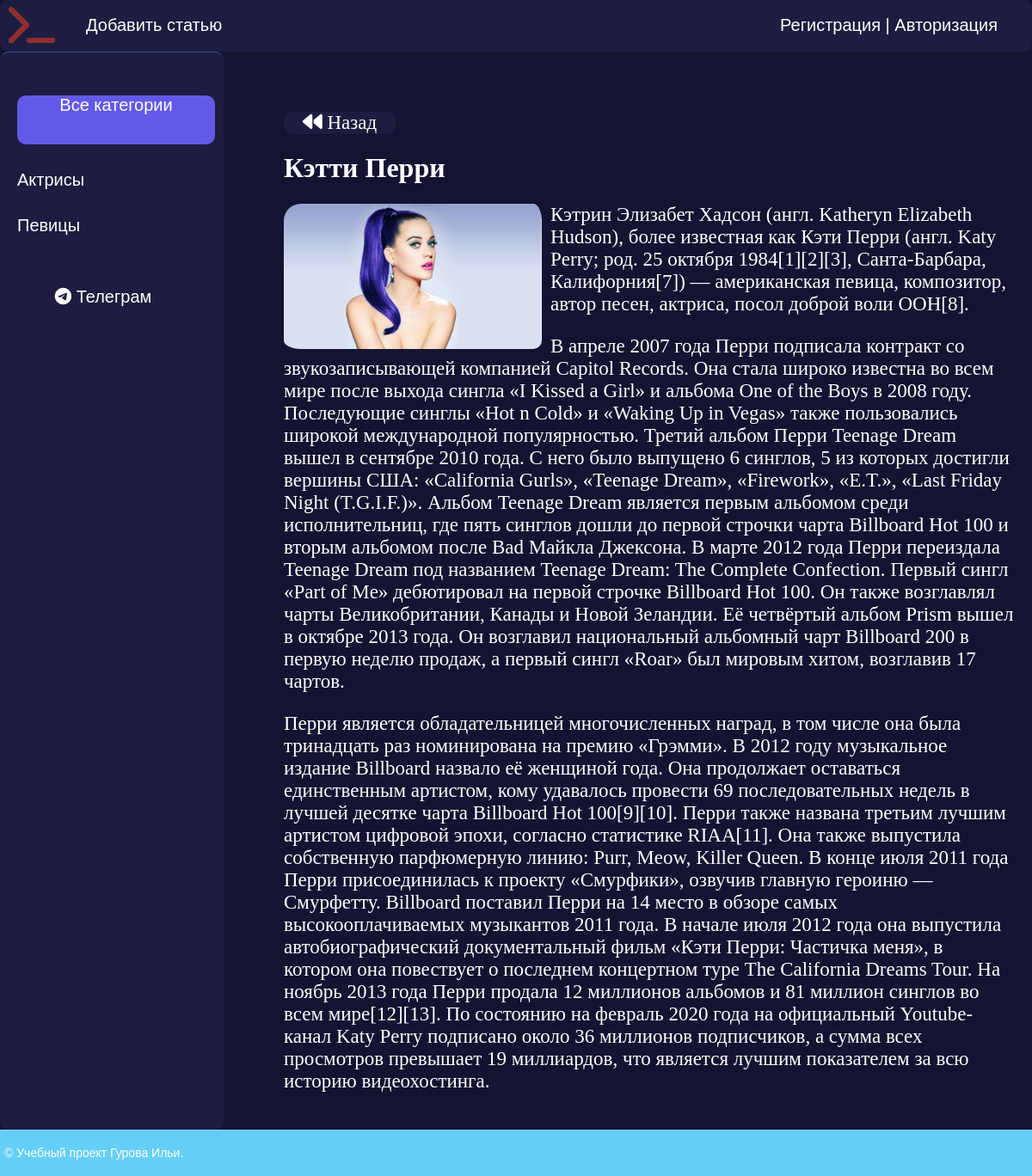
Screenshot of /post/ketti-perri/ with the database file from the repository.
### women/models.py (models this page shows, shortened)
class Category(models.Model):
    name = models.CharField(max_length=100, db_index=True, verbose_name='Категория')
    slug = models.SlugField(max_length=255, unique=True, db_index=True, verbose_name='URL')
    def get_absolute_url(self):
        return reverse('category', kwargs={'cat_slug': self.slug})
    class Meta:
        verbose_name = 'Категорию'
        verbose_name_plural = 'Категории'
        ordering = ['id']

class Women(models.Model):
    title = models.CharField(max_length=255, verbose_name='Заголовок')
    slug = models.SlugField(max_length=255, unique=True, db_index=True, verbose_name='URL')
    content = models.TextField(blank=True,verbose_name='Содержание статьи')
    photo = models.ImageField(upload_to="photos/%Y/%m/%d/", verbose_name='Фото')
    time_create = models.DateTimeField(auto_now_add=True, verbose_name='Время публикации')
    time_update = models.DateTimeField(auto_now=True, verbose_name='Время редактирования')
    is_published = models.BooleanField(default=True,verbose_name='Публикация')
    cat = models.ForeignKey('Category', on_delete=models.PROTECT, verbose_name='Категория')
    author = models.ForeignKey(User, on_delete=models.CASCADE, verbose_name='Автор')
    def __str__(self):
        return self.title
    class Meta:
        verbose_name = 'Известная женщина'
        verbose_name_plural = 'Известные женщины'
        ordering = ['-time_create']

### women/views.py (the view)
# urls.py: path('post/<slug:post_slug>/', ShowPost.as_view(), name='post'),
class ShowPost(DataMixin, DetailView):
    model = Women
    template_name = 'women/post.html'
    slug_url_kwarg = 'post_slug'
    context_object_name = 'post'
    def get_context_data(self, *, object_list=None, **kwargs):
        context = super().get_context_data(**kwargs)
        c_def = self.get_user_context(title=context['post'])
        return {**context, **c_def}

### women/utils.py (called while the page is built)
    def get_user_context(self,**kwargs):
        context = kwargs
        cats = Category.objects.annotate(Count('women'))
        user_menu = menu.copy()
        if not self.request.user.is_authenticated:
            user_menu.pop(1)
        context['menu'] = user_menu
        context['cats'] = cats
        if 'cat_selected' not in context:
            context['cat_selected'] = 0
        return context

### women/templates/women/post.html (shortened to what this page needs)
{% extends 'women/base.html' %}
{% block content %}
    <a href="{{request.META.HTTP_REFERER}}" id="back-button"><i class="fa-solid fa-backward" style="color: #ffffff;"></i> Назад</a>
    <h1>{{post.title}}</h1>
    {% if post.photo %}
        <p><img class="img-article-left" src="{{ post.photo.url }}"></p>
    {% endif %}
    {{ post.content|linebreaks }}
{% endblock %}

### women/templates/women/base.html (shortened to what this page needs)
{% load static %}
{% load women_tags %}
<!DOCTYPE html>
<html>
<head>
	<link type="text/css" href="{% static 'women/css/styles.css' %}" rel="stylesheet" />
</head>
<body>
<table class="table-page" border=0 cellpadding="0" cellspacing="0">
<tr><td valign=top>
{% block mainmenu %}
		<div class="header">
			<ul id="mainmenu" class="mainmenu">
			<li class="logo"><a href="{% url 'home' %}"><div class="logo"></div></a></li>
{% for m in menu %}
		<li><a href="{% url m.url_name %}">{{m.title}}</a></li>
{% endfor %}
			{% if request.user.is_authenticated %}
				<li class="last">{{ user.username }} | <a href="{%url 'logout'%}">Выйти</a></li>
			{% else %}
				<li	class="last"><a href="{% url 'register' %}">Регистрация</a> | <a href="{% url 'login' %}">Авторизация</a></li>
			{% endif %}
			</ul>
		</div>
{% endblock mainmenu %}
<table class="table-content" border=0 cellpadding="0" cellspacing="0">
<tr>
	<td valign="top" class="left-chapters">
	<ul id="leftchapters">
	{% if cat_selected == 0 %}
		<li class="selected">Все категории</li>
	{% else %}
		<li><a href="{% url 'home' %}"><div>Все категории</div></a></li>
	{% endif %}
	{% for c in cats %}
		{% if c.women__count > 0 %}
			{% if c.pk == cat_selected %}
				<li class="selected">{{c.name}}</li>
			{% else %}
				<li><a href="{{ c.get_absolute_url }}">{{c.name}}</a></li>
			{% endif %}
		{% endif %}
	{% endfor %}
		<li class="share">
			<a class="share-tg" href="https://t.me/ilyaguroff" target="_blank" rel="nofollow">
				<i class="fa-brands fa-telegram" style="color: #ffffff;"></i> Телеграм</a>
		</li>
	</ul>
</td>
<td valign="top" class="content">
	<div class="content-text">
{% block content %}
{% endblock %}
	</div>
</td></tr></table>
</td></tr>
<tr><td valign=top>
	<div id="footer">
		<p>&copy; Учебный проект Гурова Ильи.</p>
	</div>
</td></tr></table>
</body>
</html>

### women/static/women/css/styles.css (style rules this page uses)
html, body { font-family: 'Arial'; margin: 0; padding: 0; height: 100%; width: 100%; background: #141332; color:white; }
a { color: #0059b2; text-decoration: none; }
img { max-width: 600px; height: auto; border-radius:20px; }
img.img-article-left { max-width: 300px; height: auto; float: left; padding: 0 10px 10px 0; }
.table-page { width: 100%; height: 100%; vertical-align: top; }
.table-page tr { height: 100%; }
.header { border-radius: 10px; background: #1D1D41; height: 60px; }
.logo { background: url('../images/terminal-solid.svg') no-repeat 10px 5px; width: 70px; height: 60px; }
ul.mainmenu { list-style: none; margin: 0; padding: 0; height: 60px; font-size: 20px; overflow: hidden; }
ul.mainmenu li { float: left; margin: 18px 40px 0 30px; }
ul.mainmenu li.logo { margin: 0; }
ul.mainmenu li.last { float: right; }
ul.mainmenu li a { color: white; text-decoration: none; }
.table-content { width: 100%; min-height: 100%; height: 100%; }
.left-chapters { border-radius: 10px; border-top: 1px solid #4B4B99; margin: 0; background: #1D1D41; min-height: 100%; }
.left-chapters ul { width: 230px; min-height: 100%; margin: 0; padding: 20px 10px 10px 20px; list-style: none; font-size: 20px; }
.left-chapters ul li { margin: 30px 0 0 0; color: white; }
.left-chapters ul li.selected { display: block; text-align:center; color: white; background:#6359E9; border-radius:10px; width: 230px; height: 57px; }
.left-chapters ul li a { color: white; text-decoration: none; }
.left-chapters ul li.share { margin: 60px 0 0 0; }
.left-chapters ul li.share a { display: inline-block; width: 40px; height: 40px; margin: 0 20px 0 0; }
.left-chapters ul li.share a.share-tg { text-align:center; color: white; border-radius:10px; width: 200px; }
.content { padding: 40px 20px 20px 40px; width: 100%; box-sizing: border-box; }
.content-text { margin: 30px 0 0 30px; color: white; font-size: 23px; font-family: Yandex Sans Display Light; }
.content-text h1 { font-size: 32px; }
#footer { box-sizing: border-box; background: #64CFF6; padding: 5px; color: #fff; font-size: 14px; font-family: Verdana, Geneva, Arial, Helvetica; text-align: left; overflow: hidden; }
#back-button { text-align:center; display: inline-block; width:130px; border-radius: 10px; background:#1D1D41; color:white; transition-duration: .2s; text-decoration: none; }

### rows the page displays
Category: name "Актрисы"
Category: name "Певицы"
Women: title "Кэтти Перри", photo (picture), content "Кэтрин Элизабет Хадсон (англ. Katheryn Elizabeth Hudson), более известная как Кэти Перри (англ. Katy Perry; род. 25 октября 1984[1][2][3], Санта-Барбара, Калифорния[7]) — американская певица, композитор, автор песен, актриса, посол доброй воли ООН[8]. В апреле 2007 года Перри подписала контракт со звукозаписывающей компанией Capitol Records. Она стала широко известна во всем мире после выхода сингла «I Kissed a Girl» и альбома One of the Boys в 2008 году. Последующие синглы «Hot n Cold» и «Waking Up in Vegas» также пользовались широкой международной популярностью. Третий альбом Перри Teenage Dream вышел в сентябре 2010 года. С него было выпущено 6 синглов, 5 из которых достигли вершины США:…"

### other values shown
{{ m.title }} "Добавить статью"
